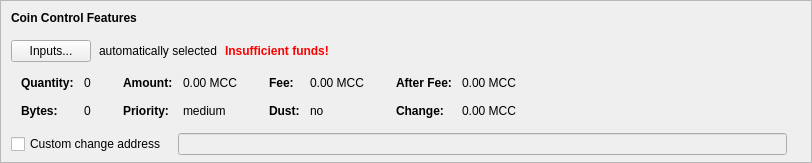
    <widget class="QFrame" name="frameCoinControl">
     <property name="sizePolicy">
      <sizepolicy hsizetype="Expanding" vsizetype="Expanding">
       <horstretch>0</horstretch>
       <verstretch>0</verstretch>
      </sizepolicy>
     </property>
     <property name="maximumSize">
      <size>
       <width>16777215</width>
       <height>16777215</height>
      </size>
     </property>
     <property name="frameShape">
      <enum>QFrame::StyledPanel</enum>
     </property>
     <property name="frameShadow">
      <enum>QFrame::Sunken</enum>
     </property>
     <layout class="QVBoxLayout" name="verticalLayoutCoinControl2">
      <property name="spacing">
       <number>0</number>
      </property>
      <property name="leftMargin">
       <number>0</number>
      </property>
      <property name="topMargin">
       <number>0</number>
      </property>
      <property name="rightMargin">
       <number>0</number>
      </property>
      <property name="bottomMargin">
       <number>6</number>
      </property>
      <item>
       <layout class="QVBoxLayout" name="verticalLayoutCoinControl" stretch="0,0,0,0,1">
        <property name="spacing">
         <number>0</number>
        </property>
        <property name="leftMargin">
         <number>10</number>
        </property>
        <property name="topMargin">
         <number>10</number>
        </property>
        <item>
         <layout class="QHBoxLayout" name="horizontalLayoutCoinControl1">
          <property name="bottomMargin">
           <number>15</number>
          </property>
          <item>
           <widget class="QLabel" name="labelCoinControlFeatures">
            <property name="sizePolicy">
             <sizepolicy hsizetype="Preferred" vsizetype="Maximum">
              <horstretch>0</horstretch>
              <verstretch>0</verstretch>
             </sizepolicy>
            </property>
            <property name="font">
             <font>
              <weight>75</weight>
              <bold>true</bold>
             </font>
            </property>
            <property name="styleSheet">
             <string notr="true">font-weight:bold;</string>
            </property>
            <property name="text">
             <string>Coin Control Features</string>
            </property>
           </widget>
          </item>
         </layout>
        </item>
        <item>
         <layout class="QHBoxLayout" name="horizontalLayoutCoinControl2" stretch="0,0,0,0">
          <property name="spacing">
           <number>8</number>
          </property>
          <property name="bottomMargin">
           <number>10</number>
          </property>
          <item>
           <widget class="QPushButton" name="pushButtonCoinControl">
            <property name="styleSheet">
             <string notr="true"/>
            </property>
            <property name="text">
             <string>Inputs...</string>
            </property>
            <property name="autoDefault">
             <bool>false</bool>
            </property>
           </widget>
          </item>
          <item>
           <widget class="QLabel" name="labelCoinControlAutomaticallySelected">
            <property name="text">
             <string>automatically selected</string>
            </property>
            <property name="margin">
             <number>5</number>
            </property>
           </widget>
          </item>
          <item>
           <widget class="QLabel" name="labelCoinControlInsuffFunds">
            <property name="font">
             <font>
              <weight>75</weight>
              <bold>true</bold>
             </font>
            </property>
            <property name="styleSheet">
             <string notr="true">color:red;font-weight:bold;</string>
            </property>
            <property name="text">
             <string>Insufficient funds!</string>
            </property>
            <property name="margin">
             <number>5</number>
            </property>
           </widget>
          </item>
          <item>
           <spacer name="horizontalSpacerCoinControl">
            <property name="orientation">
             <enum>Qt::Horizontal</enum>
            </property>
            <property name="sizeHint" stdset="0">
             <size>
              <width>40</width>
              <height>1</height>
             </size>
            </property>
           </spacer>
          </item>
         </layout>
        </item>
        <item>
         <widget class="QWidget" name="widgetCoinControl" native="true">
          <property name="sizePolicy">
           <sizepolicy hsizetype="Preferred" vsizetype="Preferred">
            <horstretch>0</horstretch>
            <verstretch>0</verstretch>
           </sizepolicy>
          </property>
          <property name="minimumSize">
           <size>
            <width>0</width>
            <height>0</height>
           </size>
          </property>
          <property name="styleSheet">
           <string notr="true"/>
          </property>
          <layout class="QHBoxLayout" name="horizontalLayoutCoinControl5">
           <property name="leftMargin">
            <number>0</number>
           </property>
           <property name="topMargin">
            <number>0</number>
           </property>
           <property name="rightMargin">
            <number>0</number>
           </property>
           <property name="bottomMargin">
            <number>0</number>
           </property>
           <item>
            <layout class="QHBoxLayout" name="horizontalLayoutCoinControl3" stretch="0,0,0,1">
             <property name="spacing">
              <number>20</number>
             </property>
             <property name="topMargin">
              <number>0</number>
             </property>
             <property name="bottomMargin">
              <number>10</number>
             </property>
             <item>
              <layout class="QFormLayout" name="formLayoutCoinControl1">
               <property name="horizontalSpacing">
                <number>10</number>
               </property>
               <property name="verticalSpacing">
                <number>14</number>
               </property>
               <property name="leftMargin">
                <number>10</number>
               </property>
               <property name="topMargin">
                <number>4</number>
               </property>
               <property name="rightMargin">
                <number>6</number>
               </property>
               <item row="0" column="0">
                <widget class="QLabel" name="labelCoinControlQuantityText">
                 <property name="font">
                  <font>
                   <weight>75</weight>
                   <bold>true</bold>
                  </font>
                 </property>
                 <property name="text">
                  <string>Quantity:</string>
                 </property>
                 <property name="margin">
                  <number>0</number>
                 </property>
                </widget>
               </item>
               <item row="0" column="1">
                <widget class="QLabel" name="labelCoinControlQuantity">
                 <property name="cursor">
                  <cursorShape>IBeamCursor</cursorShape>
                 </property>
                 <property name="contextMenuPolicy">
                  <enum>Qt::ActionsContextMenu</enum>
                 </property>
                 <property name="text">
                  <string notr="true">0</string>
                 </property>
                 <property name="margin">
                  <number>0</number>
                 </property>
                 <property name="textInteractionFlags">
                  <set>Qt::LinksAccessibleByMouse|Qt::TextSelectableByKeyboard|Qt::TextSelectableByMouse</set>
                 </property>
                </widget>
               </item>
               <item row="1" column="0">
                <widget class="QLabel" name="labelCoinControlBytesText">
                 <property name="font">
                  <font>
                   <weight>75</weight>
                   <bold>true</bold>
                  </font>
                 </property>
                 <property name="text">
                  <string>Bytes:</string>
                 </property>
                </widget>
               </item>
               <item row="1" column="1">
                <widget class="QLabel" name="labelCoinControlBytes">
                 <property name="cursor">
                  <cursorShape>IBeamCursor</cursorShape>
                 </property>
                 <property name="contextMenuPolicy">
                  <enum>Qt::ActionsContextMenu</enum>
                 </property>
                 <property name="text">
                  <string notr="true">0</string>
                 </property>
                 <property name="textInteractionFlags">
                  <set>Qt::LinksAccessibleByMouse|Qt::TextSelectableByKeyboard|Qt::TextSelectableByMouse</set>
                 </property>
                </widget>
               </item>
              </layout>
             </item>
             <item>
              <layout class="QFormLayout" name="formLayoutCoinControl2">
               <property name="horizontalSpacing">
                <number>10</number>
               </property>
               <property name="verticalSpacing">
                <number>14</number>
               </property>
               <property name="leftMargin">
                <number>6</number>
               </property>
               <property name="topMargin">
                <number>4</number>
               </property>
               <property name="rightMargin">
                <number>6</number>
               </property>
               <item row="0" column="0">
                <widget class="QLabel" name="labelCoinControlAmountText">
                 <property name="font">
                  <font>
                   <weight>75</weight>
                   <bold>true</bold>
                  </font>
                 </property>
                 <property name="text">
                  <string>Amount:</string>
                 </property>
                 <property name="margin">
                  <number>0</number>
                 </property>
                </widget>
               </item>
               <item row="0" column="1">
                <widget class="QLabel" name="labelCoinControlAmount">
                 <property name="cursor">
                  <cursorShape>IBeamCursor</cursorShape>
                 </property>
                 <property name="contextMenuPolicy">
                  <enum>Qt::ActionsContextMenu</enum>
                 </property>
                 <property name="text">
                  <string notr="true">0.00 MCC</string>
                 </property>
                 <property name="textInteractionFlags">
                  <set>Qt::LinksAccessibleByMouse|Qt::TextSelectableByKeyboard|Qt::TextSelectableByMouse</set>
                 </property>
                </widget>
               </item>
               <item row="1" column="0">
                <widget class="QLabel" name="labelCoinControlPriorityText">
                 <property name="font">
                  <font>
                   <weight>75</weight>
                   <bold>true</bold>
                  </font>
                 </property>
                 <property name="text">
                  <string>Priority:</string>
                 </property>
                </widget>
               </item>
               <item row="1" column="1">
                <widget class="QLabel" name="labelCoinControlPriority">
                 <property name="cursor">
                  <cursorShape>IBeamCursor</cursorShape>
                 </property>
                 <property name="contextMenuPolicy">
                  <enum>Qt::ActionsContextMenu</enum>
                 </property>
                 <property name="text">
                  <string>medium</string>
                 </property>
                 <property name="textInteractionFlags">
                  <set>Qt::LinksAccessibleByMouse|Qt::TextSelectableByKeyboard|Qt::TextSelectableByMouse</set>
                 </property>
                </widget>
               </item>
              </layout>
             </item>
             <item>
              <layout class="QFormLayout" name="formLayoutCoinControl3">
               <property name="horizontalSpacing">
                <number>10</number>
               </property>
               <property name="verticalSpacing">
                <number>14</number>
               </property>
               <property name="leftMargin">
                <number>6</number>
               </property>
               <property name="topMargin">
                <number>4</number>
               </property>
               <property name="rightMargin">
                <number>6</number>
               </property>
               <item row="0" column="0">
                <widget class="QLabel" name="labelCoinControlFeeText">
                 <property name="font">
                  <font>
                   <weight>75</weight>
                   <bold>true</bold>
                  </font>
                 </property>
                 <property name="text">
                  <string>Fee:</string>
                 </property>
                 <property name="margin">
                  <number>0</number>
                 </property>
                </widget>
               </item>
               <item row="0" column="1">
                <widget class="QLabel" name="labelCoinControlFee">
                 <property name="cursor">
                  <cursorShape>IBeamCursor</cursorShape>
                 </property>
                 <property name="contextMenuPolicy">
                  <enum>Qt::ActionsContextMenu</enum>
                 </property>
                 <property name="text">
                  <string notr="true">0.00 MCC</string>
                 </property>
                 <property name="textInteractionFlags">
                  <set>Qt::LinksAccessibleByMouse|Qt::TextSelectableByKeyboard|Qt::TextSelectableByMouse</set>
                 </property>
                </widget>
               </item>
               <item row="1" column="0">
                <widget class="QLabel" name="labelCoinControlLowOutputText">
                 <property name="font">
                  <font>
                   <weight>75</weight>
                   <bold>true</bold>
                  </font>
                 </property>
                 <property name="text">
                  <string>Dust:</string>
                 </property>
                </widget>
               </item>
               <item row="1" column="1">
                <widget class="QLabel" name="labelCoinControlLowOutput">
                 <property name="cursor">
                  <cursorShape>IBeamCursor</cursorShape>
                 </property>
                 <property name="contextMenuPolicy">
                  <enum>Qt::ActionsContextMenu</enum>
                 </property>
                 <property name="text">
                  <string>no</string>
                 </property>
                 <property name="textInteractionFlags">
                  <set>Qt::LinksAccessibleByMouse|Qt::TextSelectableByKeyboard|Qt::TextSelectableByMouse</set>
                 </property>
                </widget>
               </item>
              </layout>
             </item>
             <item>
              <layout class="QFormLayout" name="formLayoutCoinControl4">
               <property name="horizontalSpacing">
                <number>10</number>
               </property>
               <property name="verticalSpacing">
                <number>14</number>
               </property>
               <property name="leftMargin">
                <number>6</number>
               </property>
               <property name="topMargin">
                <number>4</number>
               </property>
               <property name="rightMargin">
                <number>6</number>
               </property>
               <item row="0" column="0">
                <widget class="QLabel" name="labelCoinControlAfterFeeText">
                 <property name="font">
                  <font>
                   <weight>75</weight>
                   <bold>true</bold>
                  </font>
                 </property>
                 <property name="text">
                  <string>After Fee:</string>
                 </property>
                 <property name="margin">
                  <number>0</number>
                 </property>
                </widget>
               </item>
               <item row="0" column="1">
                <widget class="QLabel" name="labelCoinControlAfterFee">
                 <property name="cursor">
                  <cursorShape>IBeamCursor</cursorShape>
                 </property>
                 <property name="contextMenuPolicy">
                  <enum>Qt::ActionsContextMenu</enum>
                 </property>
                 <property name="text">
                  <string notr="true">0.00 MCC</string>
                 </property>
                 <property name="textInteractionFlags">
                  <set>Qt::LinksAccessibleByMouse|Qt::TextSelectableByKeyboard|Qt::TextSelectableByMouse</set>
                 </property>
                </widget>
               </item>
               <item row="1" column="0">
                <widget class="QLabel" name="labelCoinControlChangeText">
                 <property name="font">
                  <font>
                   <weight>75</weight>
                   <bold>true</bold>
                  </font>
                 </property>
                 <property name="text">
                  <string>Change:</string>
                 </property>
                </widget>
               </item>
               <item row="1" column="1">
                <widget class="QLabel" name="labelCoinControlChange">
                 <property name="cursor">
                  <cursorShape>IBeamCursor</cursorShape>
                 </property>
                 <property name="contextMenuPolicy">
                  <enum>Qt::ActionsContextMenu</enum>
                 </property>
                 <property name="text">
                  <string notr="true">0.00 MCC</string>
                 </property>
                 <property name="textInteractionFlags">
                  <set>Qt::LinksAccessibleByMouse|Qt::TextSelectableByKeyboard|Qt::TextSelectableByMouse</set>
                 </property>
                </widget>
               </item>
              </layout>
             </item>
            </layout>
           </item>
          </layout>
         </widget>
        </item>
        <item>
         <layout class="QHBoxLayout" name="horizontalLayoutCoinControl4" stretch="0,0,0">
          <property name="spacing">
           <number>12</number>
          </property>
          <property name="sizeConstraint">
           <enum>QLayout::SetDefaultConstraint</enum>
          </property>
          <property name="topMargin">
           <number>5</number>
          </property>
          <property name="rightMargin">
           <number>5</number>
          </property>
          <item>
           <widget class="QCheckBox" name="checkBoxCoinControlChange">
            <property name="toolTip">
             <string>If this is activated, but the change address is empty or invalid, change will be sent to a newly generated address.</string>
            </property>
            <property name="text">
             <string>Custom change address</string>
            </property>
           </widget>
          </item>
          <item>
           <widget class="QValidatedLineEdit" name="lineEditCoinControlChange">
            <property name="enabled">
             <bool>false</bool>
            </property>
            <property name="sizePolicy">
             <sizepolicy hsizetype="Expanding" vsizetype="Fixed">
              <horstretch>0</horstretch>
              <verstretch>0</verstretch>
             </sizepolicy>
            </property>
           </widget>
          </item>
          <item>
           <widget class="QLabel" name="labelCoinControlChangeLabel">
            <property name="sizePolicy">
             <sizepolicy hsizetype="Preferred" vsizetype="Expanding">
              <horstretch>0</horstretch>
              <verstretch>0</verstretch>
             </sizepolicy>
            </property>
            <property name="minimumSize">
             <size>
              <width>0</width>
              <height>0</height>
             </size>
            </property>
            <property name="text">
             <string/>
            </property>
            <property name="margin">
             <number>3</number>
            </property>
           </widget>
          </item>
         </layout>
        </item>
        <item>
         <spacer name="verticalSpacerCoinControl">
          <property name="orientation">
           <enum>Qt::Vertical</enum>
          </property>
          <property name="sizeHint" stdset="0">
           <size>
            <width>800</width>
            <height>1</height>
           </size>
          </property>
         </spacer>
        </item>
       </layout>
      </item>
     </layout>
    </widget>
